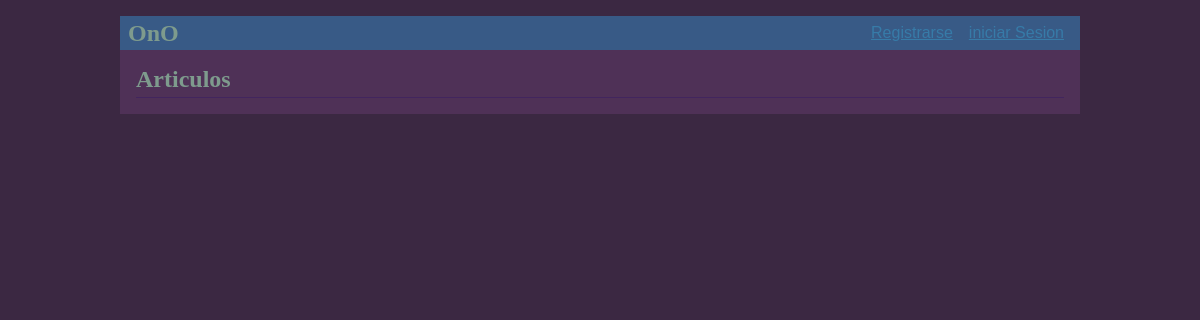
Before: / with the older database file.
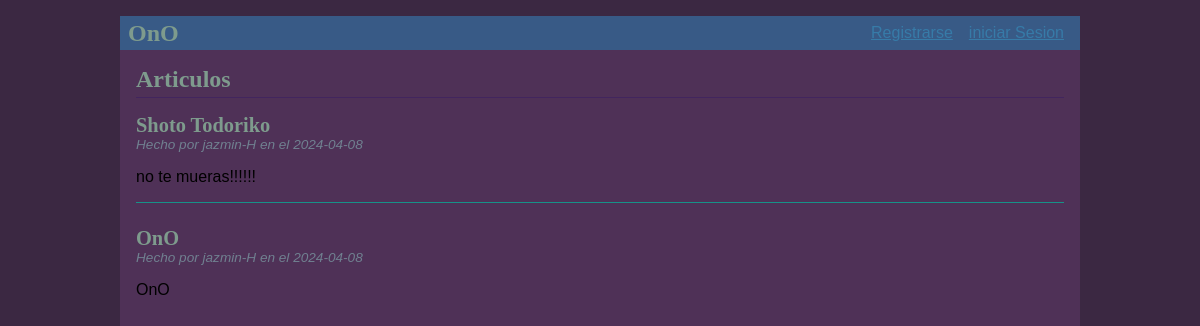
After: the same page with the newer database file.
### tables this page shows
CREATE TABLE post (
  id INTEGER PRIMARY KEY AUTOINCREMENT,
  author_id INTEGER NOT NULL,
  created TIMESTAMP NOT NULL DEFAULT CURRENT_TIMESTAMP,
  title TEXT NOT NULL,
  body TEXT NOT NULL,
  FOREIGN KEY (author_id) REFERENCES user (id)
);

CREATE TABLE user (
  id INTEGER PRIMARY KEY AUTOINCREMENT,
  username TEXT UNIQUE NOT NULL,
  password TEXT NOT NULL
);

### flaskr/blog.py (the view)
@bp.route('/')
def index():
    db = get_db()
    posts = db.execute(
        'SELECT p.id, title, body, created, author_id, username'
        ' FROM post p JOIN user u ON p.author_id = u.id'
        ' ORDER BY created DESC'
    ).fetchall()
    return render_template('blog/index.html', posts=posts)

### flaskr/auth.py (called while the page is built)
@bp.before_app_request
def load_logged_in_user():
    user_id = session.get('user_id')
    if user_id is None:
        g.user = None
    else:
        g.user = get_db().execute(
            'SELECT * FROM user WHERE id = ?', (user_id,)
        ).fetchone()

### flaskr/db.py (called while the page is built)
def get_db():
    if 'db' not in g:
        g.db = sqlite3.connect(
            current_app.config['DATABASE'],
            detect_types=sqlite3.PARSE_DECLTYPES
        )
        g.db.row_factory = sqlite3.Row
    return g.db

### flaskr/templates/blog/index.html (shortened to what this page needs)
{% extends 'base.html' %}
{% block header %}
  <h1>{% block title %}Articulos{% endblock %}</h1>
{% endblock %}
{% block content %}
  {% for post in posts %}
    <article class="post">
      <header>
        <div>
          <h1>{{ post['title'] }}</h1>
          <div class="about">Hecho por {{ post['username'] }} en el {{ post['created'].strftime('%Y-%m-%d') }}</div>
        </div>
      </header>
      <p class="body">{{ post['body'] }}</p>
    </article>
    {% if not loop.last %}
      <hr>
    {% endif %}
  {% endfor %}
{% endblock %}

### flaskr/templates/base.html (shortened to what this page needs)
<!doctype html>
<link rel="stylesheet" href="{{ url_for('static', filename='style.css') }}">
<nav>
  <h1>OnO</h1>
  <ul>
    {% if g.user %}
      <li><span>{{ g.user['username'] }}</span>
      <li><a href="{{ url_for('auth.logout') }}">Cerrar Sesion</a>
    {% else %}
      <li><a href="{{ url_for('auth.register') }}">Registrarse</a>
      <li><a href="{{ url_for('auth.login') }}">iniciar Sesion </a>
    {% endif %}
  </ul>
</nav>
<section class="content">
  <header>
    {% block header %}{% endblock %}
  </header>
  {% block content %}{% endblock %}
</section>

### flaskr/static/style.css (style rules this page uses)
h1 { font-family: serif; color: #7e9b8d; margin: 1rem 0; }
a { color: #377ba8; }
hr { border: none; border-top: 1px solid rgb(23, 146, 136); }
nav { background: rgb(56, 90, 134); display: flex; align-items: center; padding: 0 0.5rem; }
nav h1 { flex: auto; margin: 0; }
nav ul { display: flex; list-style: none; margin: 0; padding: 0; }
nav ul li a, nav ul li span, header .action { display: block; padding: 0.5rem; }
.content { padding: 0 1rem 1rem; }
.content > header { border-bottom: 1px solid rgb(66, 37, 94); display: flex; align-items: flex-end; }
.content > header h1 { flex: auto; margin: 1rem 0 0.25rem 0; }
.post > header { display: flex; align-items: flex-end; font-size: 0.85em; }
.post > header > div:first-of-type { flex: auto; }
.post > header h1 { font-size: 1.5em; margin-bottom: 0; }
.post .about { color: slategray; font-style: italic; }
.post .body { white-space: pre-line; }
.content:last-child { margin-bottom: 0; }

Changed rows visible on the page:
added post: title "Shoto Todoriko", username "jazmin-H", created "2024-04-08", body "no te mueras!!!!!!"
added post: title "OnO", username "jazmin-H", created "2024-04-08", body "OnO"
